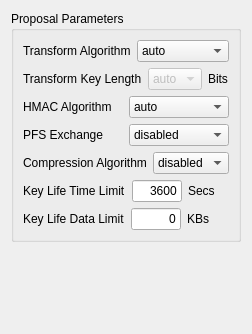
     <widget class="QWidget" name="tabPhase2" >
      <attribute name="title" >
       <string>Phase 2</string>
      </attribute>
      <layout class="QVBoxLayout" >
       <item>
        <widget class="QGroupBox" name="groupBoxP2Proposal" >
         <property name="title" >
          <string>Proposal Parameters</string>
         </property>
         <layout class="QVBoxLayout" >
          <item>
           <layout class="QHBoxLayout" >
            <item>
             <widget class="QLabel" name="textLabelP2Transform" >
              <property name="text" >
               <string>Transform Algorithm</string>
              </property>
              <property name="wordWrap" >
               <bool>false</bool>
              </property>
             </widget>
            </item>
            <item>
             <widget class="QComboBox" name="comboBoxP2Transform" >
              <item>
               <property name="text" >
                <string>auto</string>
               </property>
              </item>
              <item>
               <property name="text" >
                <string>aes</string>
               </property>
              </item>
              <item>
               <property name="text" >
                <string>blowfish</string>
               </property>
              </item>
              <item>
               <property name="text" >
                <string>3des</string>
               </property>
              </item>
              <item>
               <property name="text" >
                <string>des</string>
               </property>
              </item>
              <item>
               <property name="text" >
                <string>cast</string>
               </property>
              </item>
             </widget>
            </item>
           </layout>
          </item>
          <item>
           <layout class="QHBoxLayout" >
            <item>
             <widget class="QLabel" name="textLabelP2Keylen" >
              <property name="text" >
               <string>Transform Key Length</string>
              </property>
              <property name="wordWrap" >
               <bool>false</bool>
              </property>
             </widget>
            </item>
            <item>
             <layout class="QHBoxLayout" >
              <item>
               <widget class="QComboBox" name="comboBoxP2Keylen" >
                <property name="enabled" >
                 <bool>false</bool>
                </property>
                <item>
                 <property name="text" >
                  <string>auto</string>
                 </property>
                </item>
                <item>
                 <property name="text" >
                  <string>128</string>
                 </property>
                </item>
                <item>
                 <property name="text" >
                  <string>136</string>
                 </property>
                </item>
                <item>
                 <property name="text" >
                  <string>144</string>
                 </property>
                </item>
                <item>
                 <property name="text" >
                  <string>152</string>
                 </property>
                </item>
                <item>
                 <property name="text" >
                  <string>160</string>
                 </property>
                </item>
                <item>
                 <property name="text" >
                  <string>168</string>
                 </property>
                </item>
                <item>
                 <property name="text" >
                  <string>176</string>
                 </property>
                </item>
                <item>
                 <property name="text" >
                  <string>184</string>
                 </property>
                </item>
                <item>
                 <property name="text" >
                  <string>192</string>
                 </property>
                </item>
                <item>
                 <property name="text" >
                  <string>200</string>
                 </property>
                </item>
                <item>
                 <property name="text" >
                  <string>208</string>
                 </property>
                </item>
                <item>
                 <property name="text" >
                  <string>216</string>
                 </property>
                </item>
                <item>
                 <property name="text" >
                  <string>224</string>
                 </property>
                </item>
                <item>
                 <property name="text" >
                  <string>232</string>
                 </property>
                </item>
                <item>
                 <property name="text" >
                  <string>240</string>
                 </property>
                </item>
                <item>
                 <property name="text" >
                  <string>248</string>
                 </property>
                </item>
                <item>
                 <property name="text" >
                  <string>256</string>
                 </property>
                </item>
               </widget>
              </item>
              <item>
               <widget class="QLabel" name="textLabelP2KeyBits" >
                <property name="text" >
                 <string>Bits</string>
                </property>
                <property name="wordWrap" >
                 <bool>false</bool>
                </property>
               </widget>
              </item>
             </layout>
            </item>
           </layout>
          </item>
          <item>
           <layout class="QHBoxLayout" >
            <item>
             <widget class="QLabel" name="textLabelP2HMAC" >
              <property name="text" >
               <string>HMAC Algorithm</string>
              </property>
              <property name="wordWrap" >
               <bool>false</bool>
              </property>
             </widget>
            </item>
            <item>
             <widget class="QComboBox" name="comboBoxP2HMAC" >
              <item>
               <property name="text" >
                <string>auto</string>
               </property>
              </item>
              <item>
               <property name="text" >
                <string>sha1</string>
               </property>
              </item>
              <item>
               <property name="text" >
                <string>md5</string>
               </property>
              </item>
             </widget>
            </item>
           </layout>
          </item>
          <item>
           <layout class="QHBoxLayout" >
            <item>
             <widget class="QLabel" name="textLabelP2PFSGroup" >
              <property name="text" >
               <string>PFS Exchange</string>
              </property>
              <property name="wordWrap" >
               <bool>false</bool>
              </property>
             </widget>
            </item>
            <item>
             <widget class="QComboBox" name="comboBoxP2PFSGroup" >
              <item>
               <property name="text" >
                <string>disabled</string>
               </property>
              </item>
              <item>
               <property name="text" >
                <string>auto</string>
               </property>
              </item>
              <item>
               <property name="text" >
                <string>group 1</string>
               </property>
              </item>
              <item>
               <property name="text" >
                <string>group 2</string>
               </property>
              </item>
              <item>
               <property name="text" >
                <string>group 5</string>
               </property>
              </item>
              <item>
               <property name="text" >
                <string>group 14</string>
               </property>
              </item>
              <item>
               <property name="text" >
                <string>group 15</string>
               </property>
              </item>
             </widget>
            </item>
           </layout>
          </item>
          <item>
           <layout class="QHBoxLayout" >
            <item>
             <widget class="QLabel" name="textLabelP2Compress" >
              <property name="text" >
               <string>Compression Algorithm</string>
              </property>
              <property name="wordWrap" >
               <bool>false</bool>
              </property>
             </widget>
            </item>
            <item>
             <widget class="QComboBox" name="comboBoxP2Compress" >
              <item>
               <property name="text" >
                <string>disabled</string>
               </property>
              </item>
              <item>
               <property name="text" >
                <string>deflate</string>
               </property>
              </item>
             </widget>
            </item>
           </layout>
          </item>
          <item>
           <layout class="QHBoxLayout" >
            <item>
             <widget class="QLabel" name="textLabelP2LifeTime" >
              <property name="text" >
               <string>Key Life Time Limit</string>
              </property>
              <property name="wordWrap" >
               <bool>false</bool>
              </property>
             </widget>
            </item>
            <item>
             <layout class="QHBoxLayout" >
              <item>
               <widget class="QLineEdit" name="lineEditP2LifeTime" >
                <property name="sizePolicy" >
                 <sizepolicy vsizetype="Fixed" hsizetype="Minimum" >
                  <horstretch>0</horstretch>
                  <verstretch>0</verstretch>
                 </sizepolicy>
                </property>
                <property name="maximumSize" >
                 <size>
                  <width>50</width>
                  <height>16777215</height>
                 </size>
                </property>
                <property name="text" >
                 <string>3600</string>
                </property>
                <property name="alignment" >
                 <set>Qt::AlignRight</set>
                </property>
               </widget>
              </item>
              <item>
               <widget class="QLabel" name="textLabelP2LifeSecs" >
                <property name="text" >
                 <string>Secs</string>
                </property>
                <property name="wordWrap" >
                 <bool>false</bool>
                </property>
               </widget>
              </item>
             </layout>
            </item>
           </layout>
          </item>
          <item>
           <layout class="QHBoxLayout" >
            <item>
             <widget class="QLabel" name="textLabelP2LifeData" >
              <property name="text" >
               <string>Key Life Data Limit</string>
              </property>
              <property name="wordWrap" >
               <bool>false</bool>
              </property>
             </widget>
            </item>
            <item>
             <layout class="QHBoxLayout" >
              <item>
               <widget class="QLineEdit" name="lineEditP2LifeData" >
                <property name="sizePolicy" >
                 <sizepolicy vsizetype="Fixed" hsizetype="Minimum" >
                  <horstretch>0</horstretch>
                  <verstretch>0</verstretch>
                 </sizepolicy>
                </property>
                <property name="maximumSize" >
                 <size>
                  <width>50</width>
                  <height>16777215</height>
                 </size>
                </property>
                <property name="text" >
                 <string>0</string>
                </property>
                <property name="alignment" >
                 <set>Qt::AlignRight</set>
                </property>
               </widget>
              </item>
              <item>
               <widget class="QLabel" name="textLabelP2LifeKBs" >
                <property name="text" >
                 <string>KBs</string>
                </property>
                <property name="wordWrap" >
                 <bool>false</bool>
                </property>
               </widget>
              </item>
             </layout>
            </item>
           </layout>
          </item>
         </layout>
        </widget>
       </item>
       <item>
        <spacer>
         <property name="orientation" >
          <enum>Qt::Vertical</enum>
         </property>
         <property name="sizeHint" stdset="0" >
          <size>
           <width>20</width>
           <height>81</height>
          </size>
         </property>
        </spacer>
       </item>
      </layout>
     </widget>
